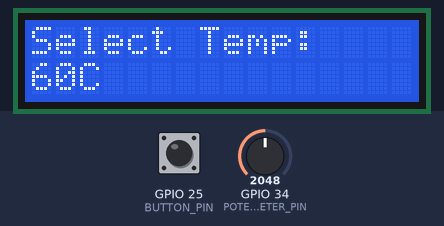
Recording of a sketch running on a simulated ESP32. Parts: 16×2 character LCD. The inputs (shaded band) are chosen by the test bench; at power-on: GPIO 25 (BUTTON_PIN) HIGH, GPIO 34 (POTENTIOMETER_PIN) = 2048. What the sketch prints to the serial monitor is not drawn.

Above: at 1.2 s.
1.3 s: GPIO 25 (BUTTON_PIN) pulled LOW for 0.15 s
At 2.2 s:
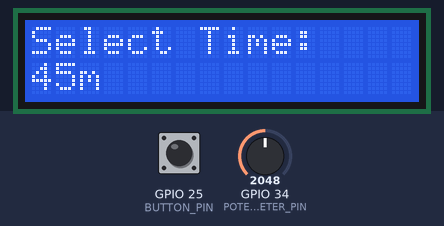
2.9 s: GPIO 25 (BUTTON_PIN) pulled LOW for 1 s
At 3.4 s:
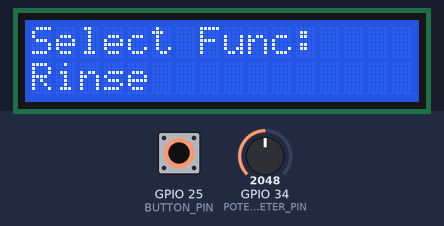
5.4 s: GPIO 34 (POTENTIOMETER_PIN) set to 2436
6.9 s: GPIO 34 (POTENTIOMETER_PIN) set to 2560
At 7.4 s:
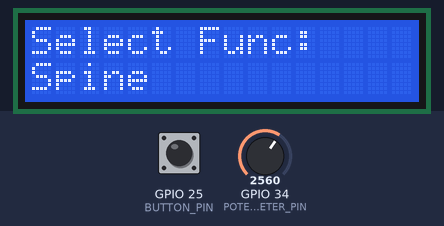
8.4 s: GPIO 25 (BUTTON_PIN) pulled LOW for 0.15 s
At 8.8 s:
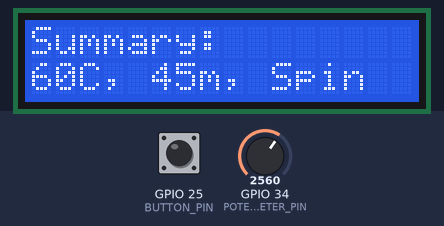
11.5 s: GPIO 34 (POTENTIOMETER_PIN) set to 1228
At 15.3 s:
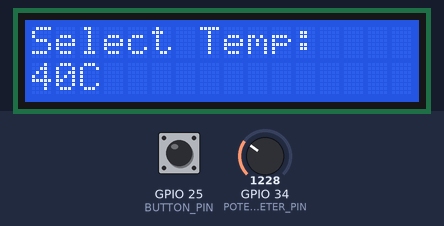
Timing chart, 0 to 15.5 s (numbered marks = the images above; inputs shaded):
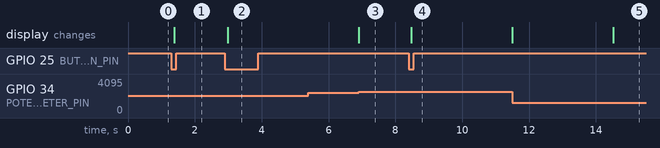

Measured:
- the behaviour switches between 2499 and 2500 on GPIO 34 (POTENTIOMETER_PIN) (found by bisection; images 2 and 3)
- after the input at 1.3 s, the display: changes after 0.08 s (image 1)
- after the input at 2.9 s, the display: changes after 0.08 s (image 2)
- after the input at 5.4 s, every drawn part: stays the same
- after the input at 6.9 s, the display: changes at once (image 3)
- after the input at 8.4 s, the display: changes after 0.08 s (image 4)
- after the input at 11.5 s, the display: changes after 3.0 s (image 5)

The sketch:

potentiometer.ino
```cpp
#include <Wire.h>
#include <LiquidCrystal_I2C.h>

// Define pins
#define BUTTON_PIN 25
#define POTENTIOMETER_PIN 34

// Initialize the LCD
LiquidCrystal_I2C lcd(0x27, 16, 2); // Change address if necessary

// Variables for the steps
const char *temperatureOptions[] = {"20C", "40C", "60C", "90C"};
const char *timeOptions[] = {"15m", "30m", "45m", "60m"};
const char *functionOptions[] = {"Wash", "Rinse", "Spin"};

int step = 0; // Current step: 0 = Temp, 1 = Time, 2 = Function, 3 = Summary
int selectedIndices[] = {0, 0, 0}; // To store selected index for Temp, Time, and Function
unsigned long lastDebounceTime = 0;
const unsigned long debounceDelay = 50;

bool buttonState = HIGH;
bool lastButtonState = HIGH;

void setup() {
  // Initialize LCD
  lcd.init();
  lcd.backlight();

  // Set up button and potentiometer
  pinMode(BUTTON_PIN, INPUT_PULLUP);
  pinMode(POTENTIOMETER_PIN, INPUT);

  // Start with the first step
  lcd.setCursor(0, 0);
  lcd.print("Select Temp:");
  lcd.setCursor(0, 1);
  lcd.print(temperatureOptions[selectedIndices[0]]);
  Serial.begin(115200);
}

void loop() {
  // Read the button state with debouncing

  int reading = digitalRead(BUTTON_PIN);

  if (reading != lastButtonState) {
    lastDebounceTime = millis();
  }

  if ((millis() - lastDebounceTime) > debounceDelay) {
    if (reading == LOW && buttonState == HIGH) {
      buttonPressed();
    }
    buttonState = reading;
  }

  lastButtonState = reading;

  // Adjust value with potentiometer
  if (step < 3) { // Only adjust in steps 0, 1, 2
    int potValue = analogRead(POTENTIOMETER_PIN);
    Serial.println(potValue);
    int maxIndex = (step == 0) ? 3 : (step == 1) ? 3 : 2; // Max index based on step
    selectedIndices[step] = map(potValue, 0, 2500, 0, maxIndex);
    selectedIndices[step] = constrain(selectedIndices[step], 0, maxIndex);

    // Update LCD
    lcd.setCursor(0, 1);
    if (step == 0) {
      lcd.print(temperatureOptions[selectedIndices[0]]);
    } else if (step == 1) {
      lcd.print(timeOptions[selectedIndices[1]]);
    } else if (step == 2) {
      lcd.print(functionOptions[selectedIndices[2]]);
    }
  }
}

void buttonPressed() {
  if (step < 3) {
    // Lock the current selection and move to the next step
    step++;

    lcd.clear();

    if (step == 1) {
      lcd.setCursor(0, 0);
      lcd.print("Select Time:");
      lcd.setCursor(0, 1) ;
      lcd.print(timeOptions[selectedIndices[1]]);
    } else if (step == 2) {
      lcd.setCursor(0, 0);
      lcd.print("Select Func:");
      lcd.setCursor(0, 1);
      lcd.print(functionOptions[selectedIndices[2]]);
    } else if (step == 3) {
      // Display summary
      lcd.setCursor(0, 0);
      lcd.print("Summary:");
      lcd.setCursor(0, 1);
      lcd.print(temperatureOptions[selectedIndices[0]]);
      lcd.print(", ");
      lcd.print(timeOptions[selectedIndices[1]]);
      lcd.print(", ");
      lcd.print(functionOptions[selectedIndices[2]]);

      delay(3000);

      // Start washing process
      lcd.clear();
      lcd.setCursor(0, 0);
      lcd.print("Starting...");
      delay(3000);

      // Reset system
      resetSystem();
    }
  }
}

void resetSystem() {
  step = 0;
  selectedIndices[0] = 0;
  selectedIndices[1] = 0;
  selectedIndices[2] = 0;

  lcd.clear();
  lcd.setCursor(0, 0);
  lcd.print("Select Temp:");
  lcd.setCursor(0, 1);
  lcd.print(temperatureOptions[selectedIndices[0]]);
}
```
